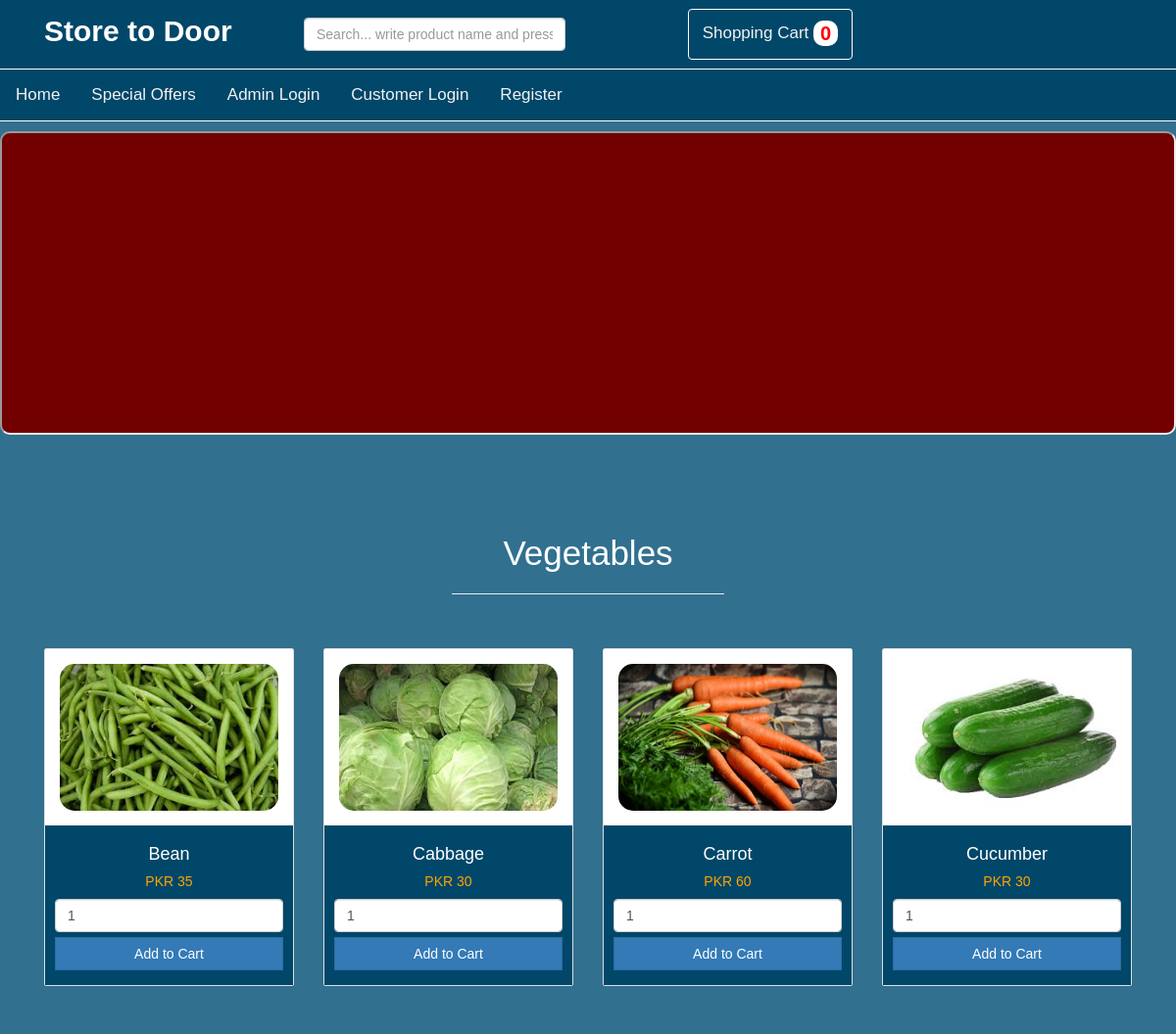
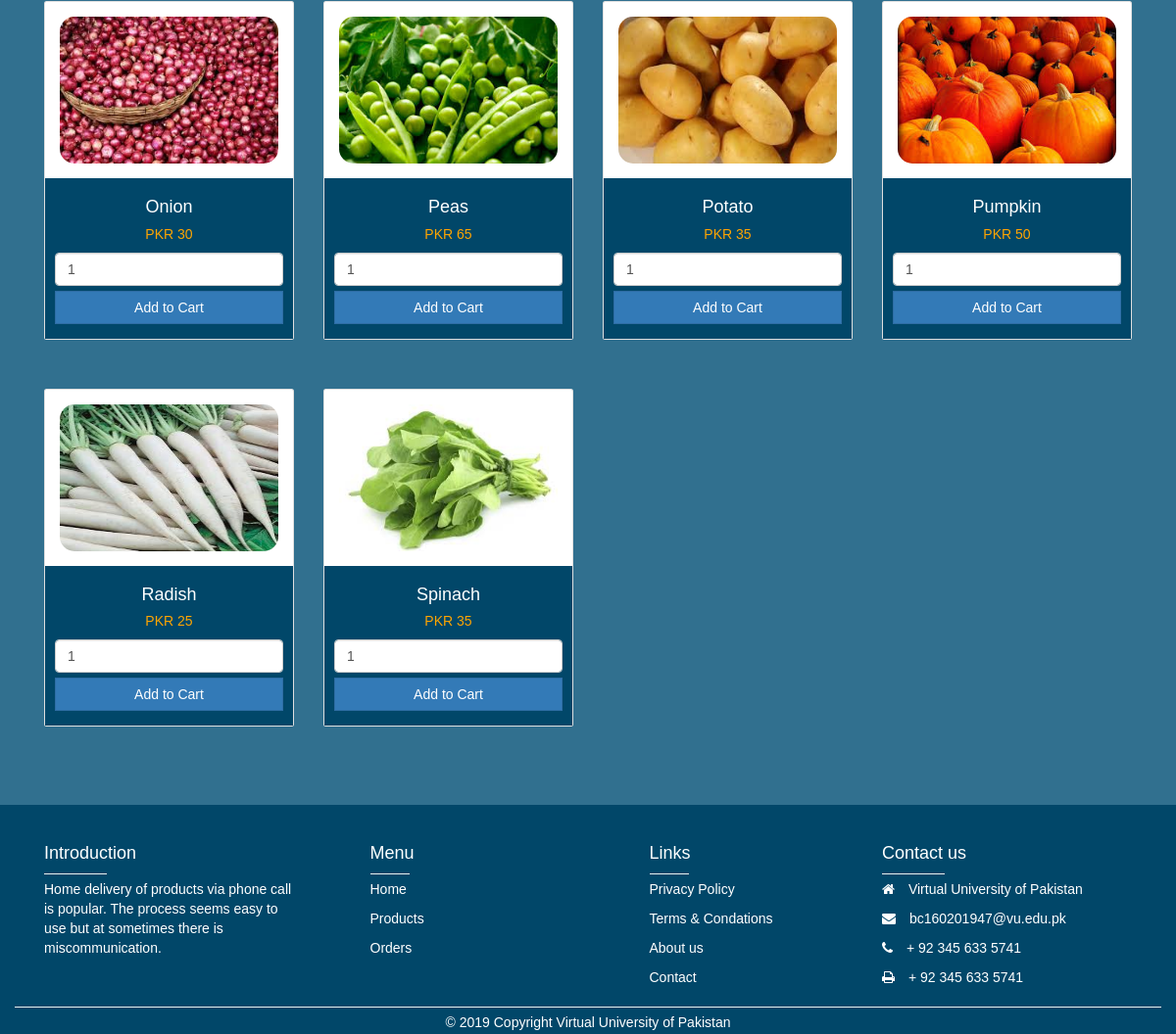
/products.php?category=Vegetables, run on the app's committed database (2 pictures, top to bottom).
### tables this page shows
CREATE TABLE `products` (
  `id` int(11) NOT NULL,
  `title` varchar(100) NOT NULL,
  `price` varchar(110) NOT NULL,
  `cat_title` varchar(120) NOT NULL,
  `stock` varchar(32) NOT NULL,
  `image` varchar(120) NOT NULL
);

### products.php (the view, shortened to what this page needs)
<?php
include ('header.php');
?>
<iframe src="slider/wowslider.html" height="310px" width="100%" style="border-radius: 10px;background-color: #730000 !important; margin-top: 10px"></iframe>
    <div class="container container mt-4 mb-5" style="margin-top:80px !important">
        <h3 class="display-4 text-center"> <?php echo $_GET['category']; ?> </h3>
        <hr class="bg-light mb-4 w-25">
		<br>
		<br>
        <div class="row">
		<?php
		$xyz= "select * from products where cat_title ='".$_GET['category']."'";
		$sql = mysqli_query($con, $xyz);
		while ($rows= mysqli_fetch_array($sql)) {
			$name		= $rows['title'];
			$payment	= $rows['price'];
			$image		= $rows['image'];
		?>
        <div class="col-md-3" >
			<form method="post" action="products.php?id=<?php echo $rows["id"]; ?>">
                <div class="card" style="margin-bottom:50px; ">
                    <img class="card-img-top" src="admin/uploads/<?php echo $image; ?>" alt="Card image cap" style="height:180px; padding: 15px; border-radius: 30px; ">
                    <div class="card-block p-3" style="background-color: #014769 !important;">
                        <h4 class="card-title" align="center"><?php echo $name; ?></h4>
                        <h5 class="card-text" align="center" style="color:orange">PKR <?php echo $payment; ?></h5>
						<input type="number" name="quantity" value="1" class="form-control" />
						<input type="submit" name="add_to_cart" style="margin-top:5px;" class="btn btn-primary rounded-0 mb-2 btn-block" value="Add to Cart" />
					</div>
                </div>
			</form>
        </div>
		<?php } ?>
        </div>
    </div>
<?php include ('footer.php'); ?>

### data on the page
products: image (picture), title "Bean", price "35"
products: image (picture), title "Cabbage", price "30"
products: image (picture), title "Carrot", price "60"
products: image (picture), title "Cucumber", price "30"
products: image (picture), title "Onion", price "30"
products: image (picture), title "Peas", price "65"
products: image (picture), title "Potato", price "35"
products: image (picture), title "Pumpkin", price "50"
products: image (picture), title "Radish", price "25"
products: image (picture), title "Spinach", price "35"

### other printed values
$cart_count "0"
$_GET['category'] "Vegetables"
